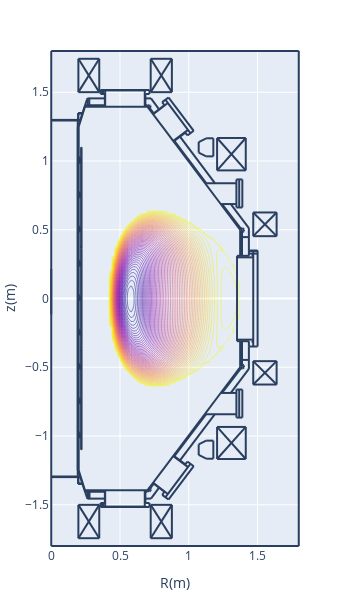

The cell this chart's notebook holds for it:
### Code cell
pl.d_contour(cond['jt'])

### Figure 1 — Plotly figure (JSON) as saved in the notebook; plotly's stock layout.template omitted (floating-point values rounded to 4 significant figures; data arrays with more than 128 entries replaced by an {"elided": "..."} marker saying what was removed)
{"data": [{"contours": {"coloring": "lines"}, "dx": 0.02, "dy": 0.02, "ncontours": 100, "showscale": false, "type": "contour", "x0": 0, "y0": -1.8, "z": {"elided": "181x91 float values"}}], "layout": {"height": 597.3, "margin": {"autoexpand": false, "b": 50, "l": 50, "r": 50, "t": 50}, "shapes": [{"type": "line", "x0": 0.2652, "x1": 0.2652, "y0": -1.406, "y1": -1.455}, {"type": "line", "x0": 0.2766, "x1": 0.2766, "y0": -1.406, "y1": -1.455}, {"type": "line", "x0": 0.1927, "x1": 0.1927, "y0": -1.299, "y1": 1.299}, {"type": "line", "x0": 0.1927, "x1": 0.1927, "y0": -1.249, "y1": 1.249}, {"type": "line", "x0": 0.195, "x1": 0.195, "y0": -1.251, "y1": 1.249}, {"type": "line", "x0": 0.1995, "x1": 0.1995, "y0": -1.249, "y1": 1.249}, {"type": "line", "x0": 1.376, "x1": 0.7005, "y0": 0.4965, "y1": 1.394}, {"type": "line", "x0": 0.2199, "x1": 0.2199, "y0": 0.3695, "y1": 1.099}, {"type": "line", "x0": 0.2176, "x1": 0.2176, "y0": 0.3695, "y1": 1.099}, {"type": "line", "x0": 1.376, "x1": 0.7005, "y0": -0.4965, "y1": -1.394}, {"type": "line", "x0": 0.2176, "x1": 0.2176, "y0": -0.3695, "y1": -1.099}, {"type": "line", "x0": 0.2199, "x1": 0.2199, "y0": -0.3695, "y1": -1.099}, {"type": "line", "x0": 0.1995, "x1": 0.2448, "y0": -1.249, "y1": -1.394}, {"type": "line", "x0": 0.1972, "x1": 0.1972, "y0": -1.299, "y1": -1.344}, {"type": "line", "x0": 0.195, "x1": 0.195, "y0": -1.299, "y1": -1.349}, {"type": "line", "x0": 0.195, "x1": 0.229, "y0": -1.349, "y1": -1.349}, {"type": "line", "x0": 0.195, "x1": 0.2267, "y0": -1.344, "y1": -1.344}, {"type": "line", "x0": 0.1995, "x1": 0.1995, "y0": -0.9975, "y1": -0.9748}, {"type": "line", "x0": 0.2086, "x1": 0.2086, "y0": -1.009, "y1": -0.9907}, {"type": "line", "x0": 0.2086, "x1": 0.2086, "y0": -1.009, "y1": -0.9929}, {"type": "line", "x0": 0.2063, "x1": 0.2063, "y0": -1.011, "y1": -0.9748}, {"type": "line", "x0": 0, "x1": 0.2108, "y0": -1.294, "y1": -1.294}, {"type": "line", "x0": 0, "x1": 0.2131, "y0": -1.299, "y1": -1.299}, {"type": "line", "x0": 0.1995, "x1": 0.1995, "y0": -1.011, "y1": -1.002}, {"type": "line", "x0": 0.2063, "x1": 0.2086, "y0": -1.007, "y1": -1.007}, {"type": "line", "x0": 0.2086, "x1": 0.2086, "y0": -1.004, "y1": -1.004}, {"type": "line", "x0": 0.2086, "x1": 0.2176, "y0": -1.009, "y1": -1.009}, {"type": "line", "x0": 0.1995, "x1": 0.2063, "y0": -1.011, "y1": -1.011}, {"type": "line", "x0": 0.2199, "x1": 0.2176, "y0": -1.099, "y1": -1.099}, {"type": "line", "x0": 0.2063, "x1": 0.2086, "y0": -0.9929, "y1": -0.9929}, {"type": "line", "x0": 0.2086, "x1": 0.2086, "y0": -0.9975, "y1": -0.9975}, {"type": "line", "x0": 0.2086, "x1": 0.2176, "y0": -0.9929, "y1": -0.9929}, {"type": "line", "x0": 0.2086, "x1": 0.2176, "y0": -0.9907, "y1": -0.9907}, {"type": "line", "x0": 0.1995, "x1": 0.2063, "y0": -0.9748, "y1": -0.9748}, {"type": "line", "x0": 0.2086, "x1": 0.2176, "y0": -0.7594, "y1": -0.7594}, {"type": "line", "x0": 0.1995, "x1": 0.2063, "y0": -0.7617, "y1": -0.7617}, {"type": "line", "x0": 0.2086, "x1": 0.2086, "y0": -0.7594, "y1": -0.7413}, {"type": "line", "x0": 0.2086, "x1": 0.2086, "y0": -0.7594, "y1": -0.739}, {"type": "line", "x0": 0.1995, "x1": 0.1995, "y0": -0.7617, "y1": -0.7526}, {"type": "line", "x0": 0.2063, "x1": 0.2063, "y0": -0.7617, "y1": -0.7254}, {"type": "line", "x0": 0.1995, "x1": 0.2063, "y0": -0.7254, "y1": -0.7254}, {"type": "line", "x0": 0.2086, "x1": 0.2176, "y0": -0.739, "y1": -0.739}, {"type": "line", "x0": 0.2086, "x1": 0.2176, "y0": -0.7413, "y1": -0.7413}, {"type": "line", "x0": 0.2086, "x1": 0.2086, "y0": -0.7526, "y1": -0.7526}, {"type": "line", "x0": 0.2063, "x1": 0.2086, "y0": -0.7572, "y1": -0.7572}, {"type": "line", "x0": 0.2086, "x1": 0.2086, "y0": -0.7458, "y1": -0.7458}, {"type": "line", "x0": 0.2063, "x1": 0.2086, "y0": -0.7436, "y1": -0.7436}, {"type": "line", "x0": 0.1995, "x1": 0.1995, "y0": -0.7481, "y1": -0.7254}, {"type": "line", "x0": 0.3582, "x1": 0.7141, "y0": -1.517, "y1": -1.517}, {"type": "line", "x0": 0.3854, "x1": 0.6869, "y0": -1.514, "y1": -1.514}, {"type": "line", "x0": 0.3854, "x1": 0.6869, "y0": -1.514, "y1": -1.514}, {"type": "line", "x0": 0.2426, "x1": 0.7096, "y0": -1.394, "y1": -1.394}, {"type": "line", "x0": 0.3922, "x1": 0.3922, "y0": -1.514, "y1": -1.394}, {"type": "line", "x0": 0.3582, "x1": 0.3582, "y0": -1.517, "y1": -1.487}, {"type": "line", "x0": 0.3786, "x1": 0.3786, "y0": -1.517, "y1": -1.487}, {"type": "line", "x0": 0.3695, "x1": 0.3695, "y0": -1.517, "y1": -1.487}, {"type": "line", "x0": 0.3831, "x1": 0.3831, "y0": -1.517, "y1": -1.512}, {"type": "line", "x0": 0.3831, "x1": 0.3854, "y0": -1.512, "y1": -1.514}, {"type": "line", "x0": 0.3854, "x1": 0.3854, "y0": -1.514, "y1": -1.514}, {"type": "line", "x0": 0.3899, "x1": 0.263, "y0": -1.455, "y1": -1.455}, {"type": "line", "x0": 0.3582, "x1": 0.3899, "y0": -1.487, "y1": -1.487}, {"type": "line", "x0": 0.2471, "x1": 0.3899, "y0": -1.406, "y1": -1.406}, {"type": "line", "x0": 0.2766, "x1": 0.2766, "y0": -1.455, "y1": -1.406}, {"type": "line", "x0": 0.2652, "x1": 0.2652, "y0": -1.455, "y1": -1.406}, {"type": "line", "x0": 0.2584, "x1": 0.263, "y0": -1.444, "y1": -1.455}, {"type": "line", "x0": 0.2426, "x1": 0.2448, "y0": -1.394, "y1": -1.392}, {"type": "line", "x0": 0.3899, "x1": 0.3899, "y0": -1.487, "y1": -1.394}, {"type": "line", "x0": 0.6801, "x1": 0.6801, "y0": -1.514, "y1": -1.394}, {"type": "line", "x0": 0.7141, "x1": 0.7141, "y0": -1.517, "y1": -1.487}, {"type": "line", "x0": 0.6914, "x1": 0.6914, "y0": -1.517, "y1": -1.512}, {"type": "line", "x0": 0.6914, "x1": 0.6869, "y0": -1.512, "y1": -1.514}, {"type": "line", "x0": 0.6869, "x1": 0.6869, "y0": -1.514, "y1": -1.514}, {"type": "line", "x0": 0.6846, "x1": 0.6846, "y0": -1.487, "y1": -1.394}, {"type": "line", "x0": 0.6846, "x1": 0.7141, "y0": -1.487, "y1": -1.487}, {"type": "line", "x0": 0.7254, "x1": 0.6846, "y0": -1.455, "y1": -1.455}, {"type": "line", "x0": 0.7118, "x1": 0.705, "y0": -1.392, "y1": -1.387}, {"type": "line", "x0": 0.7055, "x1": 0.715, "y0": -1.4, "y1": -1.402}, {"type": "line", "x0": 0.715, "x1": 0.7223, "y0": -1.402, "y1": -1.397}, {"type": "line", "x0": 0.7223, "x1": 0.7248, "y0": -1.397, "y1": -1.389}, {"type": "line", "x0": 0.7248, "x1": 0.7198, "y0": -1.389, "y1": -1.381}, {"type": "line", "x0": 0.6846, "x1": 0.7005, "y0": -1.406, "y1": -1.406}, {"type": "line", "x0": 0.2199, "x1": 0.2199, "y0": -0.3627, "y1": 0.3627}, {"type": "line", "x0": 0.2176, "x1": 0.2176, "y0": -0.3627, "y1": 0.3627}, {"type": "line", "x0": 0.1995, "x1": 0.1995, "y0": -0.4965, "y1": -0.4761}, {"type": "line", "x0": 0.2063, "x1": 0.2063, "y0": -0.5123, "y1": -0.4761}, {"type": "line", "x0": 0.1995, "x1": 0.1995, "y0": -0.5123, "y1": -0.5033}, {"type": "line", "x0": 0.2086, "x1": 0.2086, "y0": -0.5101, "y1": -0.4897}, {"type": "line", "x0": 0.2086, "x1": 0.2086, "y0": -0.5101, "y1": -0.4919}, {"type": "line", "x0": 0.2086, "x1": 0.2176, "y0": -0.5101, "y1": -0.5101}, {"type": "line", "x0": 0.2063, "x1": 0.2086, "y0": -0.4942, "y1": -0.4942}, {"type": "line", "x0": 0.2086, "x1": 0.2086, "y0": -0.4965, "y1": -0.4965}, {"type": "line", "x0": 0.2063, "x1": 0.2086, "y0": -0.5055, "y1": -0.5055}, {"type": "line", "x0": 0.2086, "x1": 0.2086, "y0": -0.5033, "y1": -0.5033}, {"type": "line", "x0": 0.2086, "x1": 0.2176, "y0": -0.4919, "y1": -0.4919}, {"type": "line", "x0": 0.2086, "x1": 0.2176, "y0": -0.4897, "y1": -0.4897}, {"type": "line", "x0": 0.1995, "x1": 0.2063, "y0": -0.5123, "y1": -0.5123}, {"type": "line", "x0": 0.1995, "x1": 0.2063, "y0": -0.4761, "y1": -0.4761}, {"type": "line", "x0": 0.2154, "x1": 0.2176, "y0": -0.365, "y1": -0.3627}, {"type": "line", "x0": 0.2206, "x1": 0.2218, "y0": -0.3642, "y1": -0.3614}, {"type": "line", "x0": 0.2199, "x1": 0.2176, "y0": -0.3695, "y1": -0.3695}, {"type": "line", "x0": 0.2176, "x1": 0.2154, "y0": -0.3786, "y1": -0.3786}, {"type": "line", "x0": 0.2154, "x1": 0.2154, "y0": -0.3786, "y1": -0.3695}, {"type": "line", "x0": 0.2176, "x1": 0.2176, "y0": -0.3786, "y1": -0.3695}, {"type": "line", "x0": 0.2169, "x1": 0.2157, "y0": -0.365, "y1": -0.3678}, {"type": "line", "x0": 0.2183, "x1": 0.2177, "y0": -0.3664, "y1": -0.3678}, {"type": "line", "x0": 0.2176, "x1": 0.2199, "y0": -0.3673, "y1": -0.365}, {"type": "line", "x0": 0.2192, "x1": 0.2197, "y0": -0.3628, "y1": -0.3614}, {"type": "line", "x0": 0.1995, "x1": 0.1995, "y0": -0.263, "y1": -0.2516}, {"type": "line", "x0": 0.2063, "x1": 0.2063, "y0": -0.263, "y1": -0.2267}, {"type": "line", "x0": 0.2086, "x1": 0.2086, "y0": -0.2607, "y1": -0.2426}, {"type": "line", "x0": 0.2086, "x1": 0.2086, "y0": -0.2607, "y1": -0.2403}, {"type": "line", "x0": 0.2086, "x1": 0.2176, "y0": -0.2607, "y1": -0.2607}, {"type": "line", "x0": 0.2086, "x1": 0.2086, "y0": -0.2539, "y1": -0.2539}, {"type": "line", "x0": 0.2063, "x1": 0.2086, "y0": -0.2562, "y1": -0.2562}, {"type": "line", "x0": 0.1995, "x1": 0.2063, "y0": -0.263, "y1": -0.263}, {"type": "line", "x0": 0.1995, "x1": 0.1995, "y0": -0.2471, "y1": -0.2267}, {"type": "line", "x0": 0.2086, "x1": 0.2176, "y0": -0.2403, "y1": -0.2403}, {"type": "line", "x0": 0.2086, "x1": 0.2176, "y0": -0.2426, "y1": -0.2426}, {"type": "line", "x0": 0.2086, "x1": 0.2086, "y0": -0.2471, "y1": -0.2471}, {"type": "line", "x0": 0.2063, "x1": 0.2086, "y0": -0.2426, "y1": -0.2426}, {"type": "line", "x0": 0.1995, "x1": 0.2063, "y0": -0.2267, "y1": -0.2267}, {"type": "line", "x0": 0.1995, "x1": 0.2063, "y0": -0.01133, "y1": -0.01133}, {"type": "line", "x0": 0.1995, "x1": 0.2063, "y0": 0.02494, "y1": 0.02494}, {"type": "line", "x0": 0.1995, "x1": 0.1995, "y0": -0.01133, "y1": -0.002267}, {"type": "line", "x0": 0.1995, "x1": 0.1995, "y0": 0.002267, "y1": 0.02494}, {"type": "line", "x0": 0.2063, "x1": 0.2063, "y0": -0.01133, "y1": 0.02494}, {"type": "line", "x0": 0.2086, "x1": 0.2086, "y0": -0.009068, "y1": 0.006801}, {"type": "line", "x0": 0.2086, "x1": 0.2086, "y0": -0.009068, "y1": 0.009068}, {"type": "line", "x0": 0.2086, "x1": 0.2176, "y0": -0.009068, "y1": -0.009068}, {"type": "line", "x0": 0.2086, "x1": 0.2086, "y0": -0.004534, "y1": -0.004534}, {"type": "line", "x0": 0.2063, "x1": 0.2086, "y0": -0.006801, "y1": -0.006801}, {"type": "line", "x0": 0.2086, "x1": 0.2176, "y0": 0.009068, "y1": 0.009068}, {"type": "line", "x0": 0.2086, "x1": 0.2176, "y0": 0.006801, "y1": 0.006801}, {"type": "line", "x0": 0.2086, "x1": 0.2086, "y0": 0.002267, "y1": 0.002267}, {"type": "line", "x0": 0.2063, "x1": 0.2086, "y0": 0.006801, "y1": 0.006801}, {"type": "line", "x0": 0.2176, "x1": 0.2176, "y0": 0.3786, "y1": 0.3695}, {"type": "line", "x0": 0.2154, "x1": 0.2154, "y0": 0.3786, "y1": 0.3695}, {"type": "line", "x0": 0.1995, "x1": 0.1995, "y0": 0.2516, "y1": 0.2743}, {"type": "line", "x0": 0.2063, "x1": 0.2063, "y0": 0.238, "y1": 0.2743}, {"type": "line", "x0": 0.2086, "x1": 0.2086, "y0": 0.2403, "y1": 0.2607}, {"type": "line", "x0": 0.1995, "x1": 0.2063, "y0": 0.238, "y1": 0.238}, {"type": "line", "x0": 0.1995, "x1": 0.1995, "y0": 0.238, "y1": 0.2471}, {"type": "line", "x0": 0.2063, "x1": 0.2086, "y0": 0.2562, "y1": 0.2562}, {"type": "line", "x0": 0.2086, "x1": 0.2086, "y0": 0.2539, "y1": 0.2539}, {"type": "line", "x0": 0.2086, "x1": 0.2176, "y0": 0.2584, "y1": 0.2584}, {"type": "line", "x0": 0.2063, "x1": 0.2086, "y0": 0.2426, "y1": 0.2426}, {"type": "line", "x0": 0.2086, "x1": 0.2086, "y0": 0.2471, "y1": 0.2471}, {"type": "line", "x0": 0.2086, "x1": 0.2176, "y0": 0.2403, "y1": 0.2403}, {"type": "line", "x0": 0.2086, "x1": 0.2086, "y0": 0.2403, "y1": 0.2584}, {"type": "line", "x0": 0.2086, "x1": 0.2176, "y0": 0.2607, "y1": 0.2607}, {"type": "line", "x0": 0.1995, "x1": 0.2063, "y0": 0.2743, "y1": 0.2743}, {"type": "line", "x0": 0.2177, "x1": 0.2183, "y0": 0.3696, "y1": 0.3682}, {"type": "line", "x0": 0.2157, "x1": 0.2169, "y0": 0.3696, "y1": 0.3668}, {"type": "line", "x0": 0.2176, "x1": 0.2199, "y0": 0.3673, "y1": 0.365}, {"type": "line", "x0": 0.2218, "x1": 0.2206, "y0": 0.3632, "y1": 0.366}, {"type": "line", "x0": 0.2154, "x1": 0.2176, "y0": 0.365, "y1": 0.3627}, {"type": "line", "x0": 0.2197, "x1": 0.2192, "y0": 0.3632, "y1": 0.3646}, {"type": "line", "x0": 0.2199, "x1": 0.2176, "y0": 0.3695, "y1": 0.3695}, {"type": "line", "x0": 0.2176, "x1": 0.2154, "y0": 0.3786, "y1": 0.3786}, {"type": "line", "x0": 0.1995, "x1": 0.1995, "y0": 0.5033, "y1": 0.5237}, {"type": "line", "x0": 0.1995, "x1": 0.1995, "y0": 0.4874, "y1": 0.4965}, {"type": "line", "x0": 0.2063, "x1": 0.2063, "y0": 0.4874, "y1": 0.5237}, {"type": "line", "x0": 0.2086, "x1": 0.2086, "y0": 0.4897, "y1": 0.5078}, {"type": "line", "x0": 0.2086, "x1": 0.2086, "y0": 0.4897, "y1": 0.5101}, {"type": "line", "x0": 0.2086, "x1": 0.2176, "y0": 0.4897, "y1": 0.4897}, {"type": "line", "x0": 0.2086, "x1": 0.2086, "y0": 0.4965, "y1": 0.4965}, {"type": "line", "x0": 0.2063, "x1": 0.2086, "y0": 0.4942, "y1": 0.4942}, {"type": "line", "x0": 0.2086, "x1": 0.2176, "y0": 0.5101, "y1": 0.5101}, {"type": "line", "x0": 0.2086, "x1": 0.2176, "y0": 0.5078, "y1": 0.5078}, {"type": "line", "x0": 0.2086, "x1": 0.2086, "y0": 0.5033, "y1": 0.5033}, {"type": "line", "x0": 0.2063, "x1": 0.2086, "y0": 0.5055, "y1": 0.5055}, {"type": "line", "x0": 0.1995, "x1": 0.2063, "y0": 0.4874, "y1": 0.4874}, {"type": "line", "x0": 0.1995, "x1": 0.2063, "y0": 0.5237, "y1": 0.5237}, {"type": "line", "x0": 1.501, "x1": 1.501, "y0": 0.3491, "y1": -0.3491}, {"type": "line", "x0": 1.351, "x1": 1.351, "y0": 0.3106, "y1": -0.3106}, {"type": "line", "x0": 1.469, "x1": 1.469, "y0": 0.3491, "y1": -0.3491}, {"type": "line", "x0": 1.387, "x1": 1.387, "y0": -0.3106, "y1": -0.4965}, {"type": "line", "x0": 1.374, "x1": 1.374, "y0": -0.3106, "y1": -0.4965}, {"type": "line", "x0": 1.462, "x1": 1.462, "y0": -0.3196, "y1": -0.3106}, {"type": "line", "x0": 1.437, "x1": 1.437, "y0": -0.3106, "y1": -0.3491}, {"type": "line", "x0": 1.437, "x1": 1.501, "y0": -0.3491, "y1": -0.3491}, {"type": "line", "x0": 1.437, "x1": 1.437, "y0": -0.3491, "y1": -0.5123}, {"type": "line", "x0": 1.379, "x1": 1.392, "y0": -0.5069, "y1": -0.5093}, {"type": "line", "x0": 1.392, "x1": 1.402, "y0": -0.5093, "y1": -0.4997}, {"type": "line", "x0": 1.402, "x1": 1.4, "y0": -0.4997, "y1": -0.4862}, {"type": "line", "x0": 1.4, "x1": 1.388, "y0": -0.4862, "y1": -0.48}, {"type": "line", "x0": 1.374, "x1": 1.374, "y0": -0.4965, "y1": -0.4987}, {"type": "line", "x0": 1.383, "x1": 1.378, "y0": -0.501, "y1": -0.4965}, {"type": "line", "x0": 1.387, "x1": 1.437, "y0": -0.4466, "y1": -0.4466}, {"type": "line", "x0": 1.462, "x1": 1.469, "y0": -0.3196, "y1": -0.3196}, {"type": "line", "x0": 1.351, "x1": 1.469, "y0": -0.2992, "y1": -0.2992}, {"type": "line", "x0": 1.351, "x1": 1.437, "y0": -0.3106, "y1": -0.3106}, {"type": "line", "x0": 1.462, "x1": 1.469, "y0": -0.3106, "y1": -0.3106}, {"type": "line", "x0": 1.437, "x1": 1.437, "y0": 0.5123, "y1": 0.3514}, {"type": "line", "x0": 1.387, "x1": 1.387, "y0": 0.4965, "y1": 0.3106}, {"type": "line", "x0": 1.374, "x1": 1.374, "y0": 0.4965, "y1": 0.3106}, {"type": "line", "x0": 1.437, "x1": 1.501, "y0": 0.3491, "y1": 0.3491}, {"type": "line", "x0": 1.501, "x1": 1.437, "y0": 0.3264, "y1": 0.3264}, {"type": "line", "x0": 1.501, "x1": 1.437, "y0": 0.3446, "y1": 0.3446}, {"type": "line", "x0": 1.351, "x1": 1.469, "y0": 0.2992, "y1": 0.2992}, {"type": "line", "x0": 1.351, "x1": 1.437, "y0": 0.3106, "y1": 0.3106}, {"type": "line", "x0": 1.462, "x1": 1.462, "y0": 0.3196, "y1": 0.3106}, {"type": "line", "x0": 1.437, "x1": 1.437, "y0": 0.3514, "y1": 0.3106}, {"type": "line", "x0": 1.462, "x1": 1.469, "y0": 0.3106, "y1": 0.3106}, {"type": "line", "x0": 1.462, "x1": 1.469, "y0": 0.3196, "y1": 0.3196}, {"type": "line", "x0": 1.388, "x1": 1.4, "y0": 0.4818, "y1": 0.488}, {"type": "line", "x0": 1.4, "x1": 1.402, "y0": 0.488, "y1": 0.5015}, {"type": "line", "x0": 1.402, "x1": 1.392, "y0": 0.5015, "y1": 0.5111}, {"type": "line", "x0": 1.392, "x1": 1.379, "y0": 0.5111, "y1": 0.5088}, {"type": "line", "x0": 1.387, "x1": 1.437, "y0": 0.4466, "y1": 0.4466}, {"type": "line", "x0": 1.374, "x1": 1.374, "y0": 0.4965, "y1": 0.4987}, {"type": "line", "x0": 1.383, "x1": 1.378, "y0": 0.501, "y1": 0.4965}, {"type": "line", "x0": 0.1995, "x1": 0.2448, "y0": 1.249, "y1": 1.394}, {"type": "line", "x0": 0.1995, "x1": 0.1995, "y0": 0.7526, "y1": 0.773}, {"type": "line", "x0": 0.2063, "x1": 0.2063, "y0": 0.7368, "y1": 0.773}, {"type": "line", "x0": 0.1995, "x1": 0.1995, "y0": 0.7368, "y1": 0.7481}, {"type": "line", "x0": 0.2063, "x1": 0.2086, "y0": 0.7572, "y1": 0.7572}, {"type": "line", "x0": 0.2086, "x1": 0.2086, "y0": 0.7526, "y1": 0.7526}, {"type": "line", "x0": 0.2063, "x1": 0.2086, "y0": 0.7436, "y1": 0.7436}, {"type": "line", "x0": 0.2086, "x1": 0.2086, "y0": 0.7458, "y1": 0.7458}, {"type": "line", "x0": 0.2086, "x1": 0.2086, "y0": 0.739, "y1": 0.7594}, {"type": "line", "x0": 0.2086, "x1": 0.2086, "y0": 0.739, "y1": 0.7572}, {"type": "line", "x0": 0.2086, "x1": 0.2176, "y0": 0.739, "y1": 0.739}, {"type": "line", "x0": 0.2086, "x1": 0.2176, "y0": 0.7572, "y1": 0.7572}, {"type": "line", "x0": 0.2086, "x1": 0.2176, "y0": 0.7594, "y1": 0.7594}, {"type": "line", "x0": 0.1995, "x1": 0.2063, "y0": 0.7368, "y1": 0.7368}, {"type": "line", "x0": 0.1995, "x1": 0.2063, "y0": 0.773, "y1": 0.773}, {"type": "line", "x0": 0.2086, "x1": 0.2086, "y0": 0.9907, "y1": 1.009}, {"type": "line", "x0": 0.2086, "x1": 0.2086, "y0": 0.9907, "y1": 1.007}, {"type": "line", "x0": 0.2086, "x1": 0.2176, "y0": 0.9907, "y1": 0.9907}, {"type": "line", "x0": 0.2086, "x1": 0.2176, "y0": 1.007, "y1": 1.007}, {"type": "line", "x0": 0.2086, "x1": 0.2176, "y0": 1.009, "y1": 1.009}, {"type": "line", "x0": 0.2063, "x1": 0.2063, "y0": 0.9884, "y1": 1.025}, {"type": "line", "x0": 0.2086, "x1": 0.2086, "y0": 1.009, "y1": 1.025}, {"type": "line", "x0": 0.1995, "x1": 0.1995, "y0": 1.002, "y1": 1.025}, {"type": "line", "x0": 0.1995, "x1": 0.1995, "y0": 1.002, "y1": 1.025}, {"type": "line", "x0": 0.1995, "x1": 0.1995, "y0": 0.9884, "y1": 0.9975}, {"type": "line", "x0": 0.2086, "x1": 0.2086, "y0": 1.009, "y1": 1.025}, {"type": "line", "x0": 0.2063, "x1": 0.2063, "y0": 0.9884, "y1": 1.025}, {"type": "line", "x0": 0.2086, "x1": 0.2176, "y0": 1.009, "y1": 1.009}, {"type": "line", "x0": 0.2086, "x1": 0.2176, "y0": 1.007, "y1": 1.007}, {"type": "line", "x0": 0.2086, "x1": 0.2176, "y0": 0.9907, "y1": 0.9907}, {"type": "line", "x0": 0.2086, "x1": 0.2086, "y0": 0.9907, "y1": 1.007}, {"type": "line", "x0": 0.2086, "x1": 0.2086, "y0": 0.9907, "y1": 1.009}, {"type": "line", "x0": 0.2086, "x1": 0.2086, "y0": 0.9952, "y1": 0.9952}, {"type": "line", "x0": 0.2086, "x1": 0.2086, "y0": 0.9884, "y1": 0.9907}, {"type": "line", "x0": 0.2063, "x1": 0.2086, "y0": 0.9929, "y1": 0.9929}, {"type": "line", "x0": 0.2086, "x1": 0.2086, "y0": 1.002, "y1": 1.002}, {"type": "line", "x0": 0.2063, "x1": 0.2086, "y0": 1.007, "y1": 1.007}, {"type": "line", "x0": 0.1995, "x1": 0.2086, "y0": 0.9884, "y1": 0.9884}, {"type": "line", "x0": 0.1995, "x1": 0.2086, "y0": 1.025, "y1": 1.025}, {"type": "line", "x0": 0.1995, "x1": 0.2086, "y0": 1.025, "y1": 1.025}, {"type": "line", "x0": 0.2063, "x1": 0.2086, "y0": 1.007, "y1": 1.007}, {"type": "line", "x0": 0.2086, "x1": 0.2086, "y0": 1.002, "y1": 1.002}, {"type": "line", "x0": 0.2063, "x1": 0.2086, "y0": 0.9929, "y1": 0.9929}, {"type": "line", "x0": 0.2086, "x1": 0.2086, "y0": 0.9884, "y1": 0.9907}, {"type": "line", "x0": 0.2086, "x1": 0.2086, "y0": 0.9952, "y1": 0.9952}, {"type": "line", "x0": 0.1995, "x1": 0.1995, "y0": 0.9884, "y1": 0.9975}, {"type": "line", "x0": 0.1995, "x1": 0.2086, "y0": 0.9884, "y1": 0.9884}, {"type": "line", "x0": 0.2199, "x1": 0.2176, "y0": 1.099, "y1": 1.099}, {"type": "line", "x0": 0, "x1": 0.2131, "y0": 1.299, "y1": 1.299}, {"type": "line", "x0": 0, "x1": 0.2108, "y0": 1.294, "y1": 1.294}, {"type": "line", "x0": 0.195, "x1": 0.2267, "y0": 1.344, "y1": 1.344}, {"type": "line", "x0": 0.195, "x1": 0.229, "y0": 1.349, "y1": 1.349}, {"type": "line", "x0": 0.195, "x1": 0.195, "y0": 1.299, "y1": 1.349}, {"type": "line", "x0": 0.1972, "x1": 0.1972, "y0": 1.299, "y1": 1.344}, {"type": "line", "x0": 0.2426, "x1": 0.2448, "y0": 1.394, "y1": 1.392}, {"type": "line", "x0": 0.7096, "x1": 0.7028, "y0": 1.394, "y1": 1.39}, {"type": "line", "x0": 0.718, "x1": 0.723, "y0": 1.385, "y1": 1.393}, {"type": "line", "x0": 0.723, "x1": 0.7205, "y0": 1.393, "y1": 1.402}, {"type": "line", "x0": 0.7205, "x1": 0.7132, "y0": 1.402, "y1": 1.407}, {"type": "line", "x0": 0.7132, "x1": 0.7037, "y0": 1.407, "y1": 1.404}, {"type": "line", "x0": 0.2426, "x1": 0.7096, "y0": 1.394, "y1": 1.394}, {"type": "line", "x0": 0.3854, "x1": 0.6869, "y0": 1.514, "y1": 1.514}, {"type": "line", "x0": 0.3854, "x1": 0.6869, "y0": 1.514, "y1": 1.514}, {"type": "line", "x0": 0.3582, "x1": 0.7141, "y0": 1.517, "y1": 1.517}, {"type": "line", "x0": 0.3899, "x1": 0.263, "y0": 1.455, "y1": 1.455}, {"type": "line", "x0": 0.2471, "x1": 0.3899, "y0": 1.406, "y1": 1.406}, {"type": "line", "x0": 0.3582, "x1": 0.3899, "y0": 1.487, "y1": 1.487}, {"type": "line", "x0": 0.2584, "x1": 0.263, "y0": 1.444, "y1": 1.455}, {"type": "line", "x0": 0.2652, "x1": 0.2652, "y0": 1.455, "y1": 1.406}, {"type": "line", "x0": 0.2766, "x1": 0.2766, "y0": 1.455, "y1": 1.406}, {"type": "line", "x0": 0.3582, "x1": 0.3582, "y0": 1.517, "y1": 1.487}, {"type": "line", "x0": 0.3899, "x1": 0.3899, "y0": 1.487, "y1": 1.394}, {"type": "line", "x0": 0.3922, "x1": 0.3922, "y0": 1.514, "y1": 1.394}, {"type": "line", "x0": 0.3854, "x1": 0.3854, "y0": 1.514, "y1": 1.514}, {"type": "line", "x0": 0.3831, "x1": 0.3854, "y0": 1.512, "y1": 1.514}, {"type": "line", "x0": 0.3831, "x1": 0.3831, "y0": 1.517, "y1": 1.512}, {"type": "line", "x0": 0.3695, "x1": 0.3695, "y0": 1.517, "y1": 1.487}, {"type": "line", "x0": 0.3786, "x1": 0.3786, "y0": 1.517, "y1": 1.487}, {"type": "line", "x0": 0.6846, "x1": 0.6846, "y0": 1.487, "y1": 1.394}, {"type": "line", "x0": 0.6801, "x1": 0.6801, "y0": 1.514, "y1": 1.394}, {"type": "line", "x0": 0.6846, "x1": 0.7005, "y0": 1.406, "y1": 1.406}, {"type": "line", "x0": 0.6846, "x1": 0.7141, "y0": 1.487, "y1": 1.487}, {"type": "line", "x0": 0.6869, "x1": 0.6869, "y0": 1.514, "y1": 1.514}, {"type": "line", "x0": 0.6914, "x1": 0.6869, "y0": 1.512, "y1": 1.514}, {"type": "line", "x0": 0.6914, "x1": 0.6914, "y0": 1.517, "y1": 1.512}, {"type": "line", "x0": 0.7141, "x1": 0.7141, "y0": 1.517, "y1": 1.487}, {"type": "line", "x0": 0.7254, "x1": 0.6846, "y0": 1.455, "y1": 1.455}, {"type": "line", "x0": 0.7844, "x1": 0.7254, "y0": 1.376, "y1": 1.455}, {"type": "line", "x0": 0.7458, "x1": 0.7005, "y0": 1.347, "y1": 1.406}, {"type": "line", "x0": 0, "x1": 0, "y0": 0.2154, "y1": -0.1156}, {"type": "line", "x0": 0.7844, "x1": 0.7254, "y0": -1.376, "y1": -1.455}, {"type": "line", "x0": 0.7458, "x1": 0.7005, "y0": -1.347, "y1": -1.406}, {"type": "line", "x0": 1.437, "x1": 1.306, "y0": 0.5123, "y1": 0.6869}, {"type": "line", "x0": 1.387, "x1": 1.242, "y0": 0.4965, "y1": 0.6869}, {"type": "line", "x0": 1.347, "x1": 1.118, "y0": 0.8388, "y1": 0.8388}, {"type": "line", "x0": 1.347, "x1": 1.347, "y0": 0.866, "y1": 0.662}, {"type": "line", "x0": 1.367, "x1": 1.367, "y0": 0.866, "y1": 0.662}, {"type": "line", "x0": 1.39, "x1": 1.39, "y0": 0.866, "y1": 0.662}, {"type": "line", "x0": 1.39, "x1": 1.347, "y0": 0.866, "y1": 0.866}, {"type": "line", "x0": 1.39, "x1": 1.347, "y0": 0.662, "y1": 0.662}, {"type": "line", "x0": 1.347, "x1": 1.233, "y0": 0.6869, "y1": 0.6869}, {"type": "line", "x0": 1.347, "x1": 1.118, "y0": -0.8411, "y1": -0.8411}, {"type": "line", "x0": 1.347, "x1": 1.347, "y0": -0.866, "y1": -0.662}, {"type": "line", "x0": 1.367, "x1": 1.367, "y0": -0.866, "y1": -0.662}, {"type": "line", "x0": 1.39, "x1": 1.39, "y0": -0.866, "y1": -0.662}, {"type": "line", "x0": 1.39, "x1": 1.347, "y0": -0.866, "y1": -0.866}, {"type": "line", "x0": 1.39, "x1": 1.347, "y0": -0.662, "y1": -0.662}, {"type": "line", "x0": 1.347, "x1": 1.233, "y0": -0.6869, "y1": -0.6869}, {"type": "line", "x0": 1.437, "x1": 1.306, "y0": -0.5123, "y1": -0.6869}, {"type": "line", "x0": 1.387, "x1": 1.242, "y0": -0.4965, "y1": -0.6869}, {"type": "line", "x0": 0.195, "x1": 0.2584, "y0": -1.251, "y1": -1.444}, {"type": "line", "x0": 0.195, "x1": 0.2584, "y0": 1.249, "y1": 1.444}, {"type": "line", "x0": 0.8524, "x1": 0.8071, "y0": 1.462, "y1": 1.428}, {"type": "line", "x0": 0.8071, "x1": 0.8229, "y0": 1.428, "y1": 1.406}, {"type": "line", "x0": 0.8229, "x1": 0.739, "y0": 1.406, "y1": 1.342}, {"type": "line", "x0": 0.8479, "x1": 0.7413, "y0": 1.421, "y1": 1.34}, {"type": "line", "x0": 0.8524, "x1": 1.036, "y0": 1.462, "y1": 1.22}, {"type": "line", "x0": 0.8297, "x1": 1.013, "y0": 1.446, "y1": 1.202}, {"type": "line", "x0": 0.9952, "x1": 0.8864, "y0": 1.226, "y1": 1.145}, {"type": "line", "x0": 1.036, "x1": 0.9907, "y0": 1.22, "y1": 1.186}, {"type": "line", "x0": 0.9748, "x1": 0.9907, "y0": 1.206, "y1": 1.186}, {"type": "line", "x0": 0.9748, "x1": 0.8887, "y0": 1.206, "y1": 1.143}, {"type": "line", "x0": 1.19, "x1": 0.9363, "y0": 0.8388, "y1": 1.177}, {"type": "line", "x0": 1.127, "x1": 0.8955, "y0": 0.8388, "y1": 1.147}, {"type": "line", "x0": 0.8524, "x1": 0.8071, "y0": -1.462, "y1": -1.428}, {"type": "line", "x0": 0.8071, "x1": 0.8229, "y0": -1.428, "y1": -1.406}, {"type": "line", "x0": 0.8229, "x1": 0.739, "y0": -1.406, "y1": -1.342}, {"type": "line", "x0": 0.8479, "x1": 0.7413, "y0": -1.421, "y1": -1.34}, {"type": "line", "x0": 0.8524, "x1": 1.036, "y0": -1.462, "y1": -1.22}, {"type": "line", "x0": 0.8297, "x1": 1.013, "y0": -1.446, "y1": -1.202}, {"type": "line", "x0": 0.9952, "x1": 0.8864, "y0": -1.226, "y1": -1.145}, {"type": "line", "x0": 1.036, "x1": 0.9907, "y0": -1.22, "y1": -1.186}, {"type": "line", "x0": 0.9748, "x1": 0.9907, "y0": -1.206, "y1": -1.186}, {"type": "line", "x0": 0.9748, "x1": 0.8887, "y0": -1.206, "y1": -1.143}, {"type": "line", "x0": 1.19, "x1": 0.9363, "y0": -0.8411, "y1": -1.177}, {"type": "line", "x0": 1.127, "x1": 0.8955, "y0": -0.8411, "y1": -1.147}, {"type": "line", "x0": 0.1972, "x1": 0.1972, "y0": -1.501, "y1": -1.743}, {"type": "line", "x0": 0.1972, "x1": 0.3491, "y0": -1.743, "y1": -1.743}, {"type": "line", "x0": 0.3491, "x1": 0.3491, "y0": -1.743, "y1": -1.501}, {"type": "line", "x0": 0.3491, "x1": 0.1972, "y0": -1.501, "y1": -1.501}, {"type": "line", "x0": 0.1972, "x1": 0.1972, "y0": 1.743, "y1": 1.501}, {"type": "line", "x0": 0.1972, "x1": 0.3491, "y0": 1.501, "y1": 1.501}, {"type": "line", "x0": 0.3491, "x1": 0.3491, "y0": 1.501, "y1": 1.743}, {"type": "line", "x0": 0.3491, "x1": 0.1972, "y0": 1.743, "y1": 1.743}, {"type": "line", "x0": 0.7232, "x1": 0.7232, "y0": 1.743, "y1": 1.501}, {"type": "line", "x0": 0.7232, "x1": 0.8773, "y0": 1.501, "y1": 1.501}, {"type": "line", "x0": 0.8773, "x1": 0.8773, "y0": 1.501, "y1": 1.743}, {"type": "line", "x0": 0.8773, "x1": 0.7232, "y0": 1.743, "y1": 1.743}, {"type": "line", "x0": 0.7232, "x1": 0.7232, "y0": -1.501, "y1": -1.743}, {"type": "line", "x0": 0.7232, "x1": 0.8773, "y0": -1.743, "y1": -1.743}, {"type": "line", "x0": 0.8773, "x1": 0.8773, "y0": -1.743, "y1": -1.501}, {"type": "line", "x0": 0.8773, "x1": 0.7232, "y0": -1.501, "y1": -1.501}, {"type": "line", "x0": 1.206, "x1": 1.206, "y0": -0.934, "y1": -1.168}, {"type": "line", "x0": 1.206, "x1": 1.415, "y0": -1.168, "y1": -1.168}, {"type": "line", "x0": 1.415, "x1": 1.415, "y0": -1.168, "y1": -0.934}, {"type": "line", "x0": 1.415, "x1": 1.206, "y0": -0.934, "y1": -0.934}, {"type": "line", "x0": 1.206, "x1": 1.206, "y0": 1.168, "y1": 0.9317}, {"type": "line", "x0": 1.206, "x1": 1.415, "y0": 0.9317, "y1": 0.9317}, {"type": "line", "x0": 1.415, "x1": 1.415, "y0": 0.9317, "y1": 1.168}, {"type": "line", "x0": 1.415, "x1": 1.206, "y0": 1.168, "y1": 1.168}, {"type": "line", "x0": 1.469, "x1": 1.469, "y0": 0.6257, "y1": 0.4534}, {"type": "line", "x0": 1.469, "x1": 1.639, "y0": 0.4534, "y1": 0.4534}, {"type": "line", "x0": 1.639, "x1": 1.639, "y0": 0.4534, "y1": 0.6257}, {"type": "line", "x0": 1.639, "x1": 1.469, "y0": 0.6257, "y1": 0.6257}, {"type": "line", "x0": 1.469, "x1": 1.469, "y0": -0.4557, "y1": -0.6257}, {"type": "line", "x0": 1.469, "x1": 1.639, "y0": -0.6257, "y1": -0.6257}, {"type": "line", "x0": 1.639, "x1": 1.639, "y0": -0.6257, "y1": -0.4557}, {"type": "line", "x0": 1.639, "x1": 1.469, "y0": -0.4557, "y1": -0.4557}, {"type": "line", "x0": 1.072, "x1": 1.127, "y0": 1.138, "y1": 1.165}, {"type": "line", "x0": 1.127, "x1": 1.179, "y0": 1.165, "y1": 1.165}, {"type": "line", "x0": 1.179, "x1": 1.179, "y0": 1.165, "y1": 1.034}, {"type": "line", "x0": 1.179, "x1": 1.127, "y0": 1.034, "y1": 1.034}, {"type": "line", "x0": 1.127, "x1": 1.072, "y0": 1.034, "y1": 1.061}, {"type": "line", "x0": 1.072, "x1": 1.072, "y0": 1.061, "y1": 1.138}, {"type": "line", "x0": 1.072, "x1": 1.072, "y0": -1.138, "y1": -1.061}, {"type": "line", "x0": 1.072, "x1": 1.127, "y0": -1.061, "y1": -1.034}, {"type": "line", "x0": 1.127, "x1": 1.179, "y0": -1.034, "y1": -1.034}, {"type": "line", "x0": 1.179, "x1": 1.179, "y0": -1.034, "y1": -1.165}, {"type": "line", "x0": 1.179, "x1": 1.127, "y0": -1.165, "y1": -1.165}, {"type": "line", "x0": 1.127, "x1": 1.072, "y0": -1.165, "y1": -1.138}, {"type": "line", "x0": 1.469, "x1": 1.639, "y0": 0.6257, "y1": 0.4534}, {"type": "line", "x0": 1.469, "x1": 1.639, "y0": 0.4534, "y1": 0.6257}, {"type": "line", "x0": 1.206, "x1": 1.415, "y0": 1.168, "y1": 0.9317}, {"type": "line", "x0": 1.206, "x1": 1.415, "y0": 0.9317, "y1": 1.168}, {"type": "line", "x0": 1.469, "x1": 1.639, "y0": -0.6257, "y1": -0.4557}, {"type": "line", "x0": 1.469, "x1": 1.639, "y0": -0.4557, "y1": -0.6257}, {"type": "line", "x0": 1.415, "x1": 1.206, "y0": -0.934, "y1": -1.168}, {"type": "line", "x0": 1.206, "x1": 1.415, "y0": -0.934, "y1": -1.168}, {"type": "line", "x0": 0.1972, "x1": 0.3491, "y0": -1.501, "y1": -1.743}, {"type": "line", "x0": 0.1972, "x1": 0.3491, "y0": -1.743, "y1": -1.501}, {"type": "line", "x0": 0.7232, "x1": 0.8773, "y0": -1.501, "y1": -1.743}, {"type": "line", "x0": 0.7232, "x1": 0.8773, "y0": -1.743, "y1": -1.501}, {"type": "line", "x0": 0.1972, "x1": 0.3491, "y0": 1.501, "y1": 1.743}, {"type": "line", "x0": 0.1972, "x1": 0.3491, "y0": 1.743, "y1": 1.501}, {"type": "line", "x0": 0.7232, "x1": 0.8773, "y0": 1.743, "y1": 1.501}, {"type": "line", "x0": 0.7232, "x1": 0.8773, "y0": 1.501, "y1": 1.743}, {"type": "line", "x0": 0, "x1": 1.8, "y0": 1.8, "y1": 1.8}, {"type": "line", "x0": 0, "x1": 1.8, "y0": -1.8, "y1": -1.8}, {"type": "line", "x0": 1.8, "x1": 1.8, "y0": -1.8, "y1": 1.8}, {"type": "line", "x0": 0, "x1": 0, "y0": 1.8, "y1": -1.8}], "width": 350, "xaxis": {"title": {"text": "R(m)"}}, "yaxis": {"scaleanchor": "x", "title": {"text": "z(m)"}}}}
